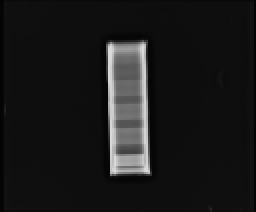
#> input picture X-Rays/70_40.bmp, 128 x 106 px (shown 2 times larger)
$ jupyter execute bmd_calc.ipynb
#> lines starting #> are read from the running program, lines starting #| are printed output that depends on the picture
[cell 1]
from PIL import Image, ImageFilter, ImageOps
import numpy as np
import skimage.measure
import math
from matplotlib import pyplot as plt

[cell 2]
def bone_mineral_content(image,roi):

    i_d = np.sum(roi)

    image_width,image_height = image.size

    roi_width,roi_height = roi.size

    c_f = image_height/roi_height

    bone_mineral_content = (i_d * 1.073)/c_f

    return bone_mineral_content

[cell 3]
def volume_of_roi(roi):

    width,height = roi.size

    diagonal = math.sqrt(pow(width,2)+pow(height,2))

    a = 3.14*(pow(diagonal/2,2))

    entropy = skimage.measure.shannon_entropy(roi)

    volume_of_roi = a*entropy

    return volume_of_roi

[cell 4]
def bone_mineral_density(image,roi):

    bmc = bone_mineral_content(image,roi)

    vol_roi = volume_of_roi(roi)

    bmd = bmc/vol_roi

    return bmd

[cell 5]
low_image = Image.open("X-Rays/70_40.bmp")
#> low_image is the input picture: PIL image 128x106 L; min 4, max 218, mean 25.6
plt.imshow(low_image)

[cell 6]
left = 57
top = 68
right = 70
bottom = 77
low_cropped_img = low_image.crop((left,top,right,bottom))
plt.imshow(low_cropped_img)
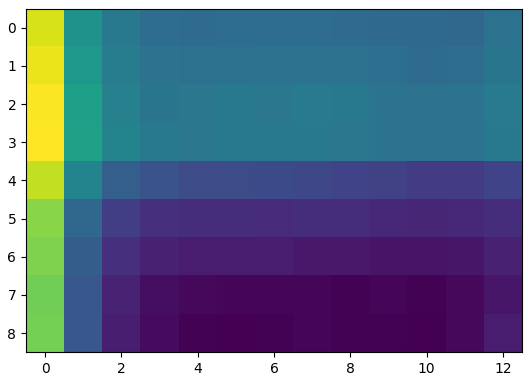
#> figure drawn by matplotlib, 1 panel

[cell 7]
bmd = bone_mineral_density(low_image,low_cropped_img)
#> in bone_mineral_content, `i_d = np.sum(roi)`: i_d = 12103
#> in bone_mineral_content, `bone_mineral_content = (i_d * 1.073)/c_f`: bone_mineral_content = 1102.6
#> in volume_of_roi, `entropy = skimage.measure.shannon_entropy(roi)`: entropy = 5.43
#> in volume_of_roi, `volume_of_roi = a*entropy`: volume_of_roi = 1065.9
#> in bone_mineral_density, `bmd = bmc/vol_roi`: bmd = 1.03
#> bmd = 1.03

[cell 8]
bmd
#> Out = 1.03

### 2nd Region

[cell 9]
left = 58
top = 55
right = 70
bottom = 61
mid_cropped_img = low_image.crop((left,top,right,bottom))
plt.imshow(mid_cropped_img)
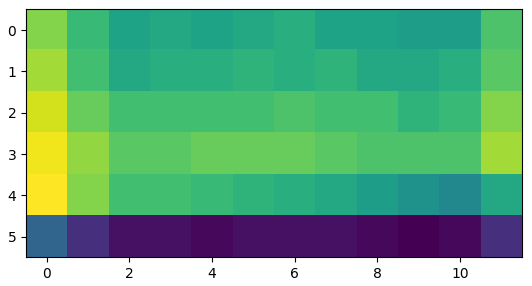
#> figure drawn by matplotlib, 1 panel

[cell 10]
bmd_2 = bone_mineral_density(low_image,mid_cropped_img)
#> bmd_2 = 0.806

[cell 11]
bmd_2
#> Out = 0.806

### 3rd Region

[cell 12]
left = 57
top = 40
right = 70
bottom = 47
high_cropped_img = low_image.crop((left,top,right,bottom))
plt.imshow(high_cropped_img)
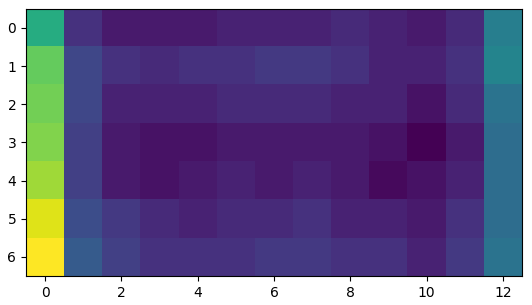
#> figure drawn by matplotlib, 1 panel

[cell 13]
bmd_3 = bone_mineral_density(low_image,high_cropped_img)
#> bmd_3 = 1.11

[cell 14]
bmd_3
#> Out = 1.11

[cell 15]
b_m_d = (bmd + bmd_2 + bmd_3) / 3
#> b_m_d = 0.984

[cell 16]
b_m_d
#> Out = 0.984

$ run again, with X-Rays/111_120.bmp copied over X-Rays/70_40.bmp
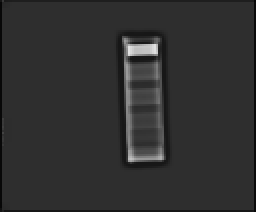
#> input picture X-Rays/111_120.bmp, 128 x 106 px (shown 2 times larger)
#> low_image is the input picture: PIL image 128x106 L; min 6, max 226, mean 47.8
#> i_d = 7379
#> bone_mineral_content = 672.3
#> entropy = 4.9
#> volume_of_roi = 960.8
#> in bone_mineral_density, `bmd = bmc/vol_roi`: bmd = 0.7
#> `[cell 9] left = 58 top = 55 right = 70 bottom = 61 mid_cropped_img = l..`:
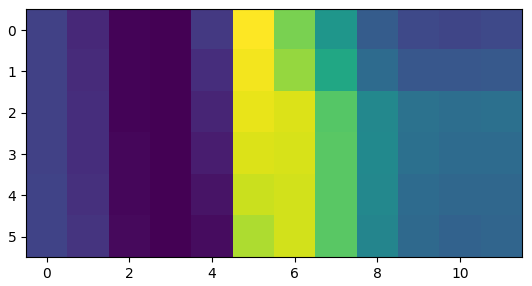
#> figure drawn by matplotlib, 1 panel
#> bmd_2 = 0.375
#> `[cell 12] left = 57 top = 40 right = 70 bottom = 47 high_cropped_img =..`:
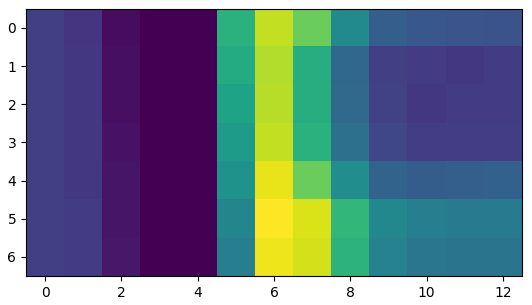
#> figure drawn by matplotlib, 1 panel
#> bmd_3 = 0.468
#> b_m_d = 0.514

$ run again, with X-Rays/84_60.bmp copied over X-Rays/70_40.bmp
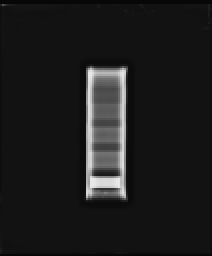
#> input picture X-Rays/84_60.bmp, 106 x 128 px (shown 2 times larger)
#> low_image is the input picture: PIL image 106x128 L; min 7, max 232, mean 28.5
#> i_d = 8713
#> bone_mineral_content = 657.4
#> entropy = 4.83
#> volume_of_roi = 947.7
#> in bone_mineral_density, `bmd = bmc/vol_roi`: bmd = 0.694
#> `[cell 9] left = 58 top = 55 right = 70 bottom = 61 mid_cropped_img = l..`:
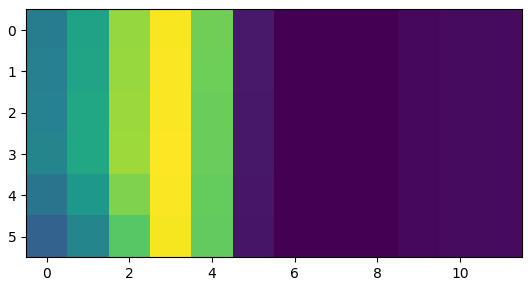
#> figure drawn by matplotlib, 1 panel
#> bmd_2 = 0.453
#> `[cell 12] left = 57 top = 40 right = 70 bottom = 47 high_cropped_img =..`:
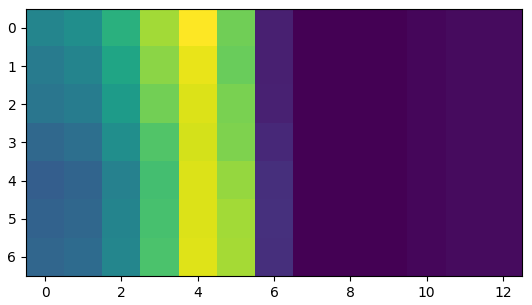
#> figure drawn by matplotlib, 1 panel
#> bmd_3 = 0.521
#> b_m_d = 0.556

$ run again, with X-Rays/92_80.bmp copied over X-Rays/70_40.bmp
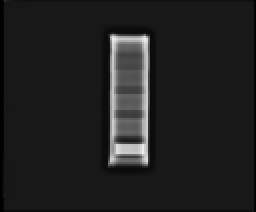
#> input picture X-Rays/92_80.bmp, 128 x 106 px (shown 2 times larger)
#> low_image is the input picture: PIL image 128x106 L; min 0, max 237, mean 32.2
#> i_d = 15661
#> bone_mineral_content = 1426.8
#> entropy = 5.71
#> volume_of_roi = 1120.3
#> in bone_mineral_density, `bmd = bmc/vol_roi`: bmd = 1.27
#> `[cell 9] left = 58 top = 55 right = 70 bottom = 61 mid_cropped_img = l..`:
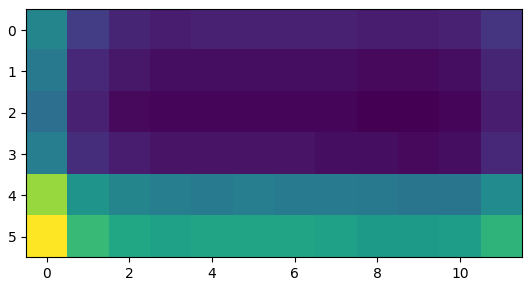
#> figure drawn by matplotlib, 1 panel
#> bmd_2 = 0.536
#> `[cell 12] left = 57 top = 40 right = 70 bottom = 47 high_cropped_img =..`:
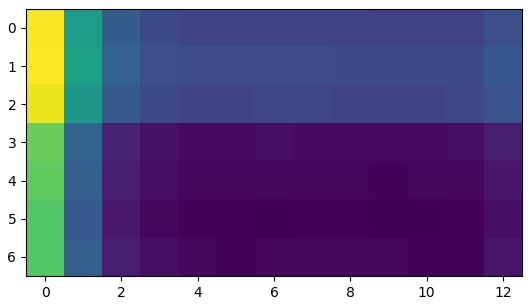
#> figure drawn by matplotlib, 1 panel
#> bmd_3 = 0.713
#> b_m_d = 0.841
